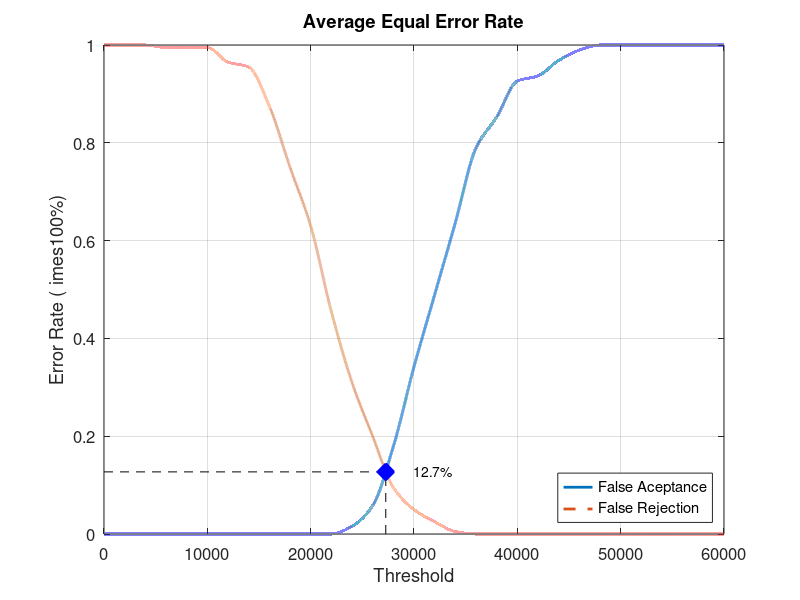
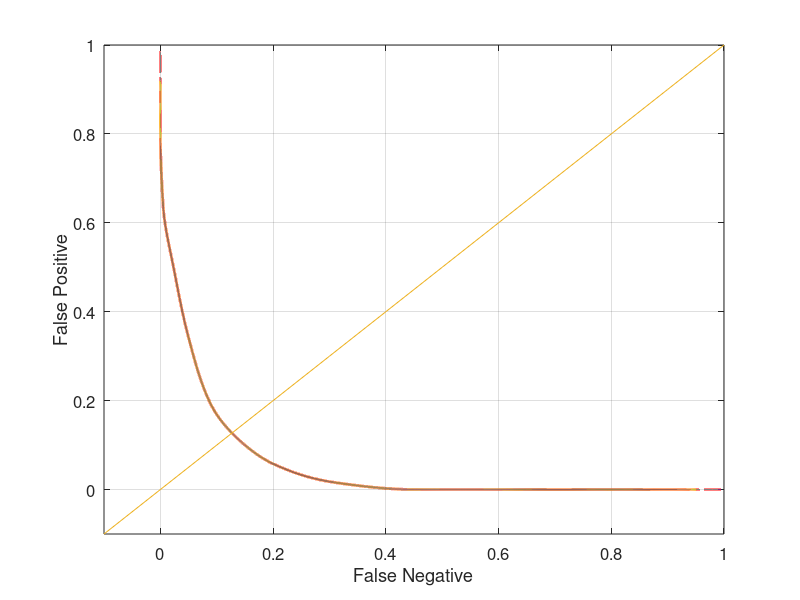

MATLAB code for these plots, in order:
close all;
clear;
clc;
x = 0:2000:60000;
xq = 0:0.5:60000;

y0 = [0 0 0 0 0 0 0 0 0 0 0 0 0.0157895 0.0578947 0.178947 0.342105 0.489474 0.636842 0.789474 0.852632 0.926316 0.936842 0.968421 0.989474 1 1 1 1 1 1 1]
yy0 = interp1(x, y0, xq, 'pchip');
y1 = [1 1 1 0.995 0.995 0.995 0.965 0.955 0.875 0.75 0.63 0.455 0.31 0.2 0.095 0.05 0.025 0.005 0 0 0 0 0 0 0 0 0 0 0 0 0]
yy1 = interp1(x, y1, xq, 'pchip');

% Calculating EER: 
y2 = abs(y0 - y1);
find(y2 == min(y2))
yy2 = abs(yy0 - yy1);
xEER = find(yy2 == min(yy2));
xEERIndex = xq(xEER) % X-axis EER
yEER = yy0(xEER) % Y-axis EER

main = figure
plot(xq, yy0,'-','LineWidth', 2);	hold on
plot(xq, yy1,'--','LineWidth', 2);	hold on
plot([xEERIndex xEERIndex], [0 yEER], 'k--');	hold on
plot([0 xEERIndex], [yEER yEER], 'k--');	hold on
plot(xEERIndex, yEER, 'bx', 'LineWidth', 10);	hold on
text(xEERIndex + 10 * xEERIndex / 100, yEER, [num2str(round((10000 * yEER)) / 100) '%'])
legend('False Aceptance', 'False Rejection', 'Location', 'SouthEast')
xlabel('Threshold')
ylabel('Error Rate (	imes100%)')
title('Average Equal Error Rate')
set(gca, 'FontSize', 12)
axis([0 60000 0 1])
grid on

print(main, 'Database1_3Main', '-dpng');
FNRxFPR = figure('Color', [1 1 1]);
plot(yy1, yy0, '-', yy1, yy0, 'LineWidth', 2);
hold on
y = -0.1:0.1:1
plot(y, y); 
set(gca, 'FontSize', 12)
xlabel('False Negative')
ylabel('False Positive')
axis([-0.1 1 -0.1 1])
set(gca, 'FontSize', 12)
grid on

print(FNRxFPR, 'Database1_3FNRxFPR','-dpng');
